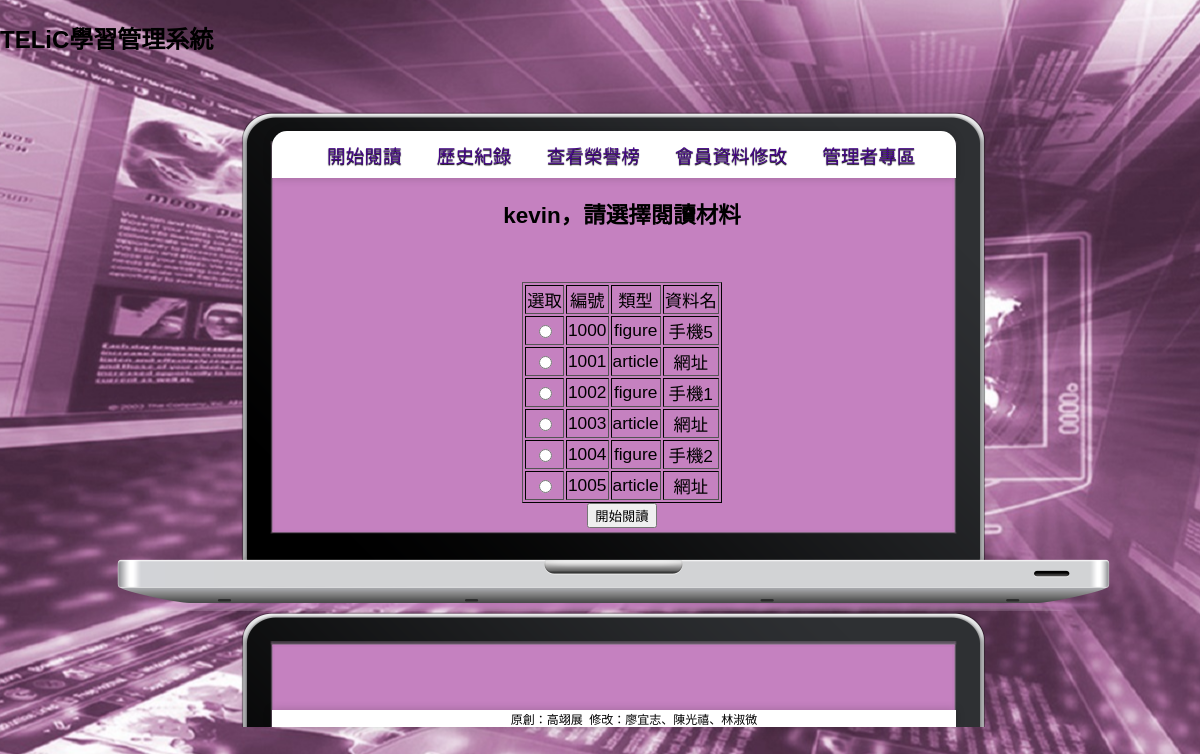
The page /reading_connect.php (signed in) on the database its author committed.
### tables this page shows
CREATE TABLE IF NOT EXISTS `reading` (
  `serial` int(11) NOT NULL,
  `type` varchar(20) NOT NULL,
  `content` varchar(50) NOT NULL,
  `name` varchar(50) NOT NULL,
  PRIMARY KEY (`serial`)
);

### reading_connect.php (the view, shortened to what this page needs)
<!DOCTYPE html PUBLIC "-//W3C//DTD XHTML 1.0 Transitional//EN" "http://www.w3.org/TR/xhtml1/DTD/xhtml1-transitional.dtd">
<html xmlns="http://www.w3.org/1999/xhtml">
<head>
<?php
if (!isset($_SESSION['normal_user']))
{
	echo"帳號密碼錯誤";
	echo '<meta http-equiv="refresh" content="1;url=reading.php">';
	exit;
}
else
{
	$id = $_SESSION['id'];
}
?>
<link rel="stylesheet" type="text/css" href="css/style.css">
</head>
<body>
<h2>TELiC學習管理系統</h2>
	<br>
	<div id="main">
	<div id="menu">
	<nav>
	<ul>
		<li><a href="reading_connect.php">開始閱讀</a></li>
		<li><a href="record_connect.php">歷史紀錄</a></li>
		<li><a href="honor.php">查看榮譽榜</a></li>
		<li><a href="connect.php">會員資料修改</a></li>
		<li><a href="manager_login.php">管理者專區</a></li>
	</ul>
	</nav>
	</div>
	<div id="CONTENT">
	<p>
		<center>
		<h2><?php echo $id; ?>，請選擇閱讀材料<br/></h2>
		<br/>
		<br/>
		<?php
				$sql = "SELECT * FROM reading";
				$result = mysql_query($sql);
				echo "<form name='form' method='post' action='reading_start.php'>";
				echo "<table class='showall' border=1>";
				echo "<tr align=center><td>選取</td><td>編號</td><td>類型</td><td>資料名</td></tr>";
				while($row = mysql_fetch_array($result)){
					echo "<tr align=center><td><input name='select' type='radio' value=".$row['serial']."+".$row['type']."></td>";
					echo "<td>".$row['serial']."</td>";
					echo "<td>".$row['type']."</td>";
					echo "<td>".$row['name']."</td>";
					echo "</tr>";
				}
				echo "</table>";
				echo "<input type='submit' name='button' value='開始閱讀' />";
				echo "</form>";
		?>
		<br/><br/><br/><br/><br/><br/><br/><br/><br/>
		</center>
		<br/>
		<br/>
	</p>
	</div>
	<div id="FOOTER">
		<nav>
		<center><ul><li>原創：高翊展&nbsp;&nbsp;修改：廖宜志、陳光禧、林淑微</li></ul></center>
		</nav>
	</div>
</div>
</body>
</html>

### CSS/style.css (style rules this page uses)
BODY { PADDING-RIGHT: 0px; PADDING-LEFT: 0px; PADDING-BOTTOM: 0px; MARGIN: 0px; PADDING-TOP: 0px; FONT-FAMILY: verdana, arial, times, georgia, sans-serif; BACKGROUND-COLOR:#B93B8F; background-image:url(004.jpg); background-repeat: no-repeat; background-position: 45.5% 18%; }
A { COLOR:#40a7d6 ; TEXT-DECORATION: none }
#menu ul { position: relative;top:20px;;left:16%; -webkit-border-radius: 15px 15px 0px 0px; font-size: 14pt; WIDTH:644px; background: #fff; box-shadow: 0 0 10px rgba(0, 0, 0, 0.2); white-space: nowrap; text-shadow:0px 1px 1px #000000; }
#menu ul li { position: relative; }
#menu ul li a { text-decoration: none; color: #460987; padding: 10px 15px; display: block; }
#menu ul li a:only-child { background: none; }
#menu nav > ul > li { display: inline-block; }
#main { position:relative;left:1%;right :100%; font-size:12px; BORDER-RIGHT: gray 0px groove; BORDER-TOP: gray 0px groove; MARGIN: 0px auto; BORDER-LEFT: gray 0px groove; WIDTH:1000px; BORDER-BOTTOM: gray 0px groove; min-height: 500px; height: auto; -webkit-border-radius: 15px 15px 0px 0px; border-radius: 15px 15px px px; background-image:url(000.png); }
#CONTENT { position:relative;left:1%;right :100%;top:20px; font-size:15px; BORDER-RIGHT: gray 0px groove; BORDER-TOP: gray 0px groove; MARGIN: 0px auto; BORDER-LEFT: gray 0px groove; WIDTH:1000px; BORDER-BOTTOM: gray 0px groove; min-height: 352px; height: auto; -webkit-border-radius: 15px 15px 0px 0px; }
#FOOTER ul { list-style:none; WIDTH:644px; background: #fff; box-shadow: 0 0 10px rgba(0, 0, 0, 0.2); white-space: nowrap; position: relative;left:0.2%; }
#FOOTER ul li { position: relative; }
.showall { font-size:13pt; border-color:black }

### rows shown on the page
reading: serial "1000", type "figure", name "手機5"
reading: serial "1001", type "article", name "網址"
reading: serial "1002", type "figure", name "手機1"
reading: serial "1003", type "article", name "網址"
reading: serial "1004", type "figure", name "手機2"
reading: serial "1005", type "article", name "網址"

### other values the page prints
$id "kevin"
